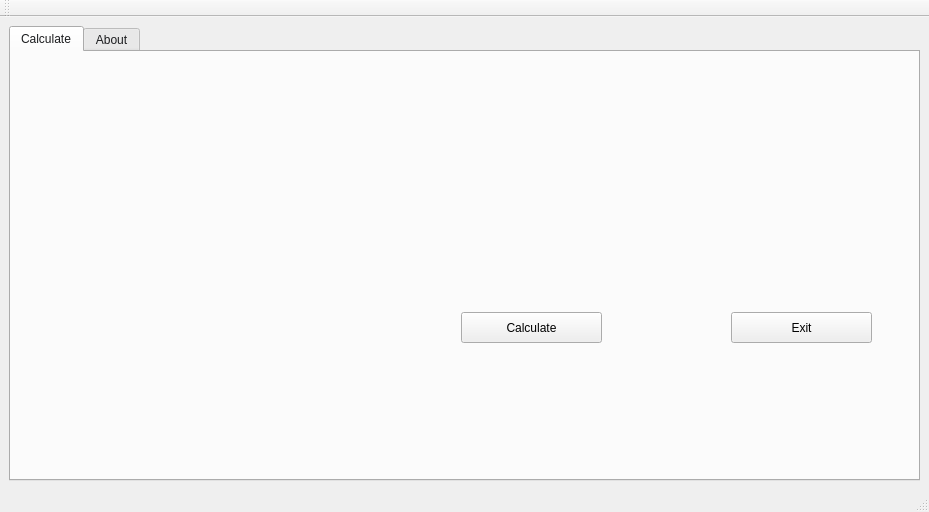
<?xml version="1.0" encoding="UTF-8"?>
<ui version="4.0">
 <class>MainWindow</class>
 <widget class="QMainWindow" name="MainWindow">
  <property name="geometry">
   <rect>
    <x>0</x>
    <y>0</y>
    <width>929</width>
    <height>512</height>
   </rect>
  </property>
  <property name="palette">
   <palette>
    <active>
     <colorrole role="Link">
      <brush brushstyle="SolidPattern">
       <color alpha="255">
        <red>30</red>
        <green>12</green>
        <blue>6</blue>
       </color>
      </brush>
     </colorrole>
    </active>
    <inactive>
     <colorrole role="Link">
      <brush brushstyle="SolidPattern">
       <color alpha="255">
        <red>30</red>
        <green>12</green>
        <blue>6</blue>
       </color>
      </brush>
     </colorrole>
    </inactive>
    <disabled>
     <colorrole role="Link">
      <brush brushstyle="SolidPattern">
       <color alpha="255">
        <red>30</red>
        <green>12</green>
        <blue>6</blue>
       </color>
      </brush>
     </colorrole>
    </disabled>
   </palette>
  </property>
  <property name="windowTitle">
   <string>MainWindow</string>
  </property>
  <widget class="QWidget" name="centralwidget">
   <layout class="QHBoxLayout" name="horizontalLayout">
    <item>
     <layout class="QVBoxLayout" name="verticalLayout">
      <item>
       <widget class="QTabWidget" name="tabWidget">
        <property name="palette">
         <palette>
          <active>
           <colorrole role="WindowText">
            <brush brushstyle="SolidPattern">
             <color alpha="255">
              <red>27</red>
              <green>28</green>
              <blue>30</blue>
             </color>
            </brush>
           </colorrole>
          </active>
          <inactive>
           <colorrole role="WindowText">
            <brush brushstyle="SolidPattern">
             <color alpha="255">
              <red>27</red>
              <green>28</green>
              <blue>30</blue>
             </color>
            </brush>
           </colorrole>
          </inactive>
          <disabled>
           <colorrole role="WindowText">
            <brush brushstyle="SolidPattern">
             <color alpha="255">
              <red>133</red>
              <green>139</green>
              <blue>150</blue>
             </color>
            </brush>
           </colorrole>
          </disabled>
         </palette>
        </property>
        <property name="currentIndex">
         <number>0</number>
        </property>
        <widget class="QWidget" name="calcTab">
         <attribute name="title">
          <string>Calculate</string>
         </attribute>
         <widget class="QPushButton" name="calcBtn">
          <property name="geometry">
           <rect>
            <x>450</x>
            <y>260</y>
            <width>141</width>
            <height>31</height>
           </rect>
          </property>
          <property name="text">
           <string>Calculate</string>
          </property>
         </widget>
         <widget class="QPushButton" name="exitBtn">
          <property name="geometry">
           <rect>
            <x>720</x>
            <y>260</y>
            <width>141</width>
            <height>31</height>
           </rect>
          </property>
          <property name="text">
           <string>Exit</string>
          </property>
         </widget>
        </widget>
        <widget class="QWidget" name="aboutTab">
         <attribute name="title">
          <string>About</string>
         </attribute>
         <widget class="QLabel" name="label">
          <property name="geometry">
           <rect>
            <x>10</x>
            <y>150</y>
            <width>231</width>
            <height>18</height>
           </rect>
          </property>
          <property name="text">
           <string>http://www.github.com/golden-boy</string>
          </property>
         </widget>
         <widget class="QPlainTextEdit" name="plainTextEdit">
          <property name="geometry">
           <rect>
            <x>9</x>
            <y>9</y>
            <width>901</width>
            <height>391</height>
           </rect>
          </property>
          <property name="palette">
           <palette>
            <active>
             <colorrole role="Highlight">
              <brush brushstyle="SolidPattern">
               <color alpha="255">
                <red>29</red>
                <green>8</green>
                <blue>3</blue>
               </color>
              </brush>
             </colorrole>
            </active>
            <inactive>
             <colorrole role="Highlight">
              <brush brushstyle="SolidPattern">
               <color alpha="255">
                <red>29</red>
                <green>8</green>
                <blue>3</blue>
               </color>
              </brush>
             </colorrole>
            </inactive>
            <disabled>
             <colorrole role="Highlight">
              <brush brushstyle="SolidPattern">
               <color alpha="255">
                <red>226</red>
                <green>226</green>
                <blue>226</blue>
               </color>
              </brush>
             </colorrole>
            </disabled>
           </palette>
          </property>
          <property name="plainText">
           <string>This is a product created and developed by Justice Jacobs from FarBeyondAverage.

If you would like more information and/or would like to contact the developer, the following links will be useful:

Developer Github: 


Developer Website 


Online GPA Calculator
&lt;Place Github Pages URL to online gpa calculator&gt;
</string>
          </property>
         </widget>
         <widget class="QLabel" name="devLbl">
          <property name="geometry">
           <rect>
            <x>10</x>
            <y>110</y>
            <width>161</width>
            <height>18</height>
           </rect>
          </property>
          <property name="text">
           <string>&lt;html&gt;&lt;head/&gt;&lt;a href=&quot;https://github.com/golden-boy&quot;&gt;Developer GitHub&lt;/a&gt;&lt;body&gt;&lt;p&gt;&lt;br/&gt;&lt;/p&gt;&lt;/body&gt;&lt;/html&gt;</string>
          </property>
          <property name="openExternalLinks">
           <bool>true</bool>
          </property>
         </widget>
         <widget class="QLabel" name="devSiteLbl">
          <property name="geometry">
           <rect>
            <x>10</x>
            <y>170</y>
            <width>161</width>
            <height>18</height>
           </rect>
          </property>
          <property name="text">
           <string>&lt;html&gt;&lt;head/&gt;&lt;body&gt;&lt;p&gt;&lt;a href=&quot;http://FarBeyondAverage.com&quot;&gt;&lt;span style=&quot; text-decoration: underline; color:#0000ff;&quot;&gt;Developer Website&lt;/span&gt;&lt;/a&gt;&lt;/p&gt;&lt;p&gt;&lt;br/&gt;&lt;/p&gt;&lt;/body&gt;&lt;/html&gt;</string>
          </property>
          <property name="openExternalLinks">
           <bool>true</bool>
          </property>
         </widget>
        </widget>
       </widget>
      </item>
     </layout>
    </item>
   </layout>
  </widget>
  <widget class="QMenuBar" name="menubar">
   <property name="geometry">
    <rect>
     <x>0</x>
     <y>0</y>
     <width>929</width>
     <height>24</height>
    </rect>
   </property>
  </widget>
  <widget class="QStatusBar" name="statusbar"/>
  <widget class="QToolBar" name="toolBar">
   <property name="windowTitle">
    <string>toolBar</string>
   </property>
   <attribute name="toolBarArea">
    <enum>TopToolBarArea</enum>
   </attribute>
   <attribute name="toolBarBreak">
    <bool>false</bool>
   </attribute>
  </widget>
 </widget>
 <resources/>
 <connections/>
</ui>
